Frame 1 (no input): blank canvas, image omitted
Frame 60 (the mouse pressed at the canvas centre just before this capture): blank canvas, image omitted
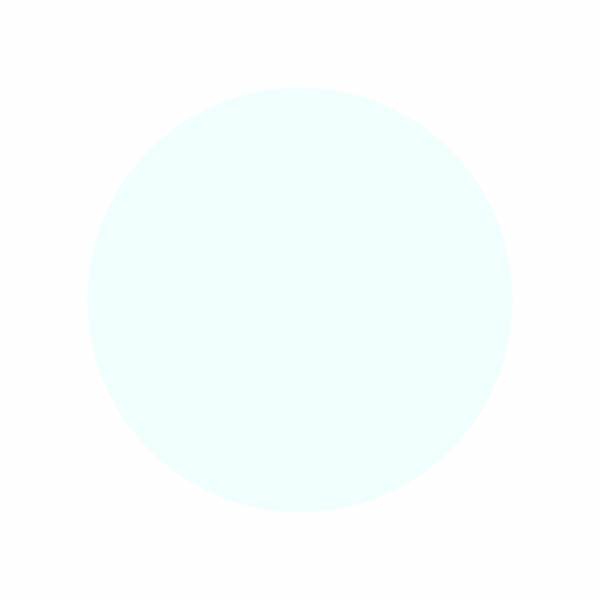
Frame 120 (the mouse held since frame 60 and released just before this capture)

The Processing sketch whose frames 1 and 60 were blank and that drew this single picture after the mouse press (run headless with seeded random() and noise(); from frame 60 on, the mouse is pressed at the canvas centre):

// Processing sketch: sketch_190811i
// ── sketch_190811i.pde
/**
 * マウススピードに合わせて大きさと色を変える
 */
int maxColor;

void setup() {
  size(600, 600);
  maxColor = width;
  colorMode(HSB, maxColor);
  background(maxColor - 1);
  frameRate(24);
}

void draw() {
  fadeToWhite();
  
  // pmouseX, pmouseYは前フレームのマウスポインタの位置
  float speed = dist(mouseX, mouseY, pmouseX, pmouseY);
  
  noStroke();
  fill(mouseY, min(speed * 2, maxColor - 1), maxColor - 1);
  ellipse(mouseX, mouseY, speed, speed);
}

void fadeToWhite() {
  noStroke();
  fill(maxColor - 1, maxColor * 0.05);
  rectMode(CORNER);
  rect(0, 0, width, height);
}
